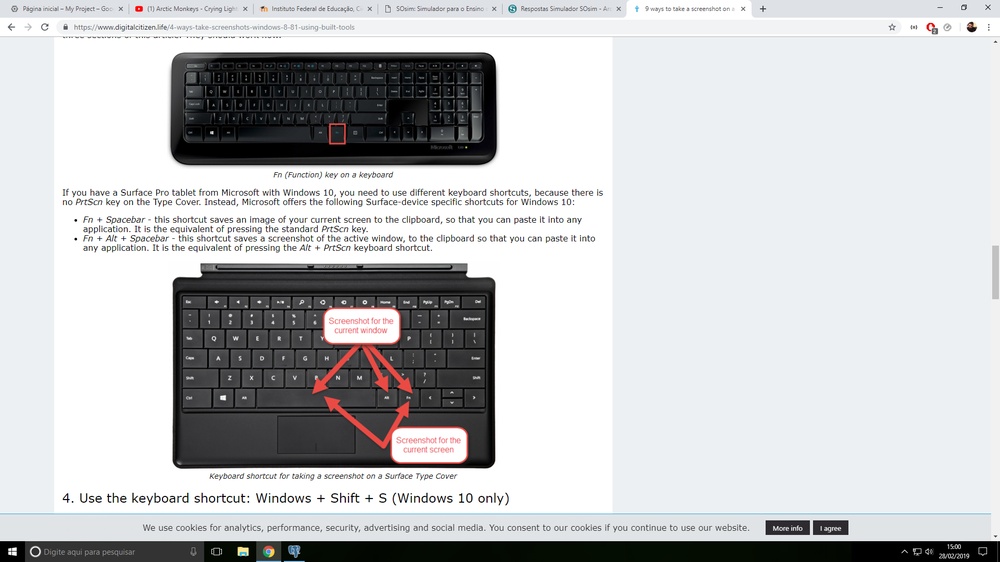
#> input picture image.png, 1000 x 562 px, shrunk from 1920 x 1080 before the run, found by its file name
$ python image_slice.py --image image.png --x 10 --y 5
#> lines starting #> are read from the running program, lines starting #| are printed output that depends on the picture
# USAGE: python image_slice.py --image image.png --x 10 --y 5

import argparse
import cv2
import time
import os

parser = argparse.ArgumentParser()
parser.add_argument("--image", help="image to be processed", required=True)
parser.add_argument("--x", type=int, required=False)
parser.add_argument("--y",  type=int, required=False)
args = parser.parse_args()

image = cv2.imread(args.image)
#> image is the input picture: shape (562, 1000, 3); mean B, G, R 199.5, 198.4, 197.2


def slice(image, slice_x=2, slice_y=2):
#> called with slice_x = 10, slice_y = 5
    height, width = image.shape[:2]
#> height = 562; width = 1000
    half_x, half_y = int(height/slice_x), int(width/slice_y)
#> half_x = 56; half_y = 200
    image_list = [image[x:x+half_x, y:y+half_y]
                  for x in range(0, height, half_x) for y in range(0, width, half_y)]
#> image_list = 55 items

    return image_list


images = slice(image, args.x, args.y)
#> images = 55 items

for index, image in enumerate(images):
    BASE_DIR = os.path.dirname(os.path.abspath(__file__))
    IMAGE_DIR = os.path.join(BASE_DIR, 'imgs')
    os.makedirs(IMAGE_DIR, exist_ok=True)

    name = "{}_slice_{}.png".format(time.time(), index)
    IMAGE_DIR = os.path.join(IMAGE_DIR, name)

    cv2.imwrite(IMAGE_DIR, image)
#> this loop made 55 passes
#> pass 1, `cv2.imwrite(IMAGE_DIR, image)`:
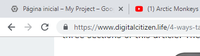
#> saved as 1795177144.9093065_slice_0.png: shape (56, 200, 3); mean B, G, R 234.3, 232.4, 231.7
#> pass 2, `cv2.imwrite(IMAGE_DIR, image)`:
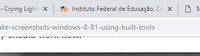
#> saved as 1795177144.914217_slice_1.png: shape (56, 200, 3); mean B, G, R 225.7, 224, 222.7
